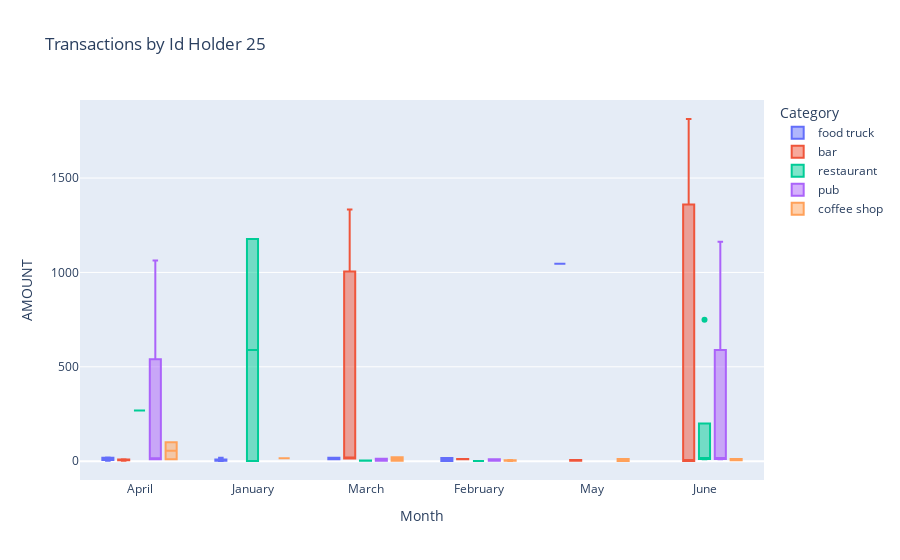

Notebook cell for this chart:
### Code cell
# creating the six box plots using plotly express
px.box(transaction_df, y='AMOUNT', hover_data=['Category','Card'],x='Month', color='Category', title='Transactions by Id Holder 25')

### Figure 1 — Plotly figure (JSON) as saved in the notebook; plotly's stock layout.template omitted (floating-point values rounded to 4 significant figures)
{"data": [{"alignmentgroup": "True", "customdata": [["food truck", "372414832802279"], ["food truck", "372414832802279"], ["food truck", "372414832802279"], ["food truck", "372414832802279"], ["food truck", "372414832802279"], ["food truck", "372414832802279"], ["food truck", "372414832802279"], ["food truck", "372414832802279"], ["food truck", "372414832802279"], ["food truck", "372414832802279"], ["food truck", "372414832802279"], ["food truck", "4319653513507"], ["food truck", "4319653513507"], ["food truck", "4319653513507"], ["food truck", "4319653513507"], ["food truck", "4319653513507"], ["food truck", "4319653513507"]], "hovertemplate": "Category=%{customdata[0]}<br>Month=%{x}<br>AMOUNT=%{y}<br>Card=%{customdata[1]}<extra></extra>", "legendgroup": "food truck", "marker": {"color": "#636efa"}, "name": "food truck", "notched": false, "offsetgroup": "food truck", "orientation": "v", "showlegend": true, "type": "box", "x": ["April", "January", "January", "March", "April", "March", "January", "April", "April", "January", "February", "January", "May", "January", "January", "April", "February"], "x0": " ", "xaxis": "x", "y": [7.08, 2.22, 10.74, 10.1, 17.15, 18.28, 17.84, 20.03, 15.66, 1.65, 1.18, 2.75, 1046, 1.46, 2.93, 2.62, 16.7], "y0": " ", "yaxis": "y"}, {"alignmentgroup": "True", "customdata": [["bar", "372414832802279"], ["bar", "372414832802279"], ["bar", "372414832802279"], ["bar", "372414832802279"], ["bar", "372414832802279"], ["bar", "372414832802279"], ["bar", "4319653513507"], ["bar", "4319653513507"], ["bar", "4319653513507"], ["bar", "4319653513507"], ["bar", "4319653513507"], ["bar", "4319653513507"], ["bar", "4319653513507"], ["bar", "4319653513507"]], "hovertemplate": "Category=%{customdata[0]}<br>Month=%{x}<br>AMOUNT=%{y}<br>Card=%{customdata[1]}<extra></extra>", "legendgroup": "bar", "marker": {"color": "#EF553B"}, "name": "bar", "notched": false, "offsetgroup": "bar", "orientation": "v", "showlegend": true, "type": "box", "x": ["April", "June", "April", "February", "February", "May", "April", "April", "March", "June", "March", "March", "May", "June"], "x0": " ", "xaxis": "x", "y": [7.39, 2.27, 2.79, 11.01, 10.75, 5.97, 6.01, 10.02, 16.58, 1813, 1334, 13.57, 2.27, 1.03], "y0": " ", "yaxis": "y"}, {"alignmentgroup": "True", "customdata": [["restaurant", "372414832802279"], ["restaurant", "372414832802279"], ["restaurant", "372414832802279"], ["restaurant", "372414832802279"], ["restaurant", "372414832802279"], ["restaurant", "372414832802279"], ["restaurant", "372414832802279"], ["restaurant", "4319653513507"], ["restaurant", "4319653513507"], ["restaurant", "4319653513507"], ["restaurant", "4319653513507"], ["restaurant", "4319653513507"], ["restaurant", "4319653513507"]], "hovertemplate": "Category=%{customdata[0]}<br>Month=%{x}<br>AMOUNT=%{y}<br>Card=%{customdata[1]}<extra></extra>", "legendgroup": "restaurant", "marker": {"color": "#00cc96"}, "name": "restaurant", "notched": false, "offsetgroup": "restaurant", "orientation": "v", "showlegend": true, "type": "box", "x": ["February", "January", "June", "March", "March", "March", "June", "June", "April", "January", "June", "March", "June"], "x0": " ", "xaxis": "x", "y": [0.91, 1.39, 11.53, 3.08, 2.04, 4.2, 15.98, 749, 269, 1177, 10.15, 2.56, 16.61], "y0": " ", "yaxis": "y"}, {"alignmentgroup": "True", "customdata": [["pub", "372414832802279"], ["pub", "372414832802279"], ["pub", "372414832802279"], ["pub", "372414832802279"], ["pub", "4319653513507"], ["pub", "4319653513507"], ["pub", "4319653513507"], ["pub", "4319653513507"], ["pub", "4319653513507"], ["pub", "4319653513507"], ["pub", "4319653513507"], ["pub", "4319653513507"]], "hovertemplate": "Category=%{customdata[0]}<br>Month=%{x}<br>AMOUNT=%{y}<br>Card=%{customdata[1]}<extra></extra>", "legendgroup": "pub", "marker": {"color": "#ab63fa"}, "name": "pub", "notched": false, "offsetgroup": "pub", "orientation": "v", "showlegend": true, "type": "box", "x": ["February", "June", "March", "April", "February", "April", "March", "April", "April", "June", "June", "June"], "x0": " ", "xaxis": "x", "y": [10.81, 11.01, 1.65, 16.5, 2.63, 10.06, 12.42, 10.24, 1063, 10.69, 1162, 16.29], "y0": " ", "yaxis": "y"}, {"alignmentgroup": "True", "customdata": [["coffee shop", "372414832802279"], ["coffee shop", "372414832802279"], ["coffee shop", "372414832802279"], ["coffee shop", "372414832802279"], ["coffee shop", "372414832802279"], ["coffee shop", "372414832802279"], ["coffee shop", "4319653513507"], ["coffee shop", "4319653513507"], ["coffee shop", "4319653513507"], ["coffee shop", "4319653513507"], ["coffee shop", "4319653513507"], ["coffee shop", "4319653513507"]], "hovertemplate": "Category=%{customdata[0]}<br>Month=%{x}<br>AMOUNT=%{y}<br>Card=%{customdata[1]}<extra></extra>", "legendgroup": "coffee shop", "marker": {"color": "#FFA15A"}, "name": "coffee shop", "notched": false, "offsetgroup": "coffee shop", "orientation": "v", "showlegend": true, "type": "box", "x": ["April", "June", "June", "May", "February", "March", "February", "March", "April", "January", "May", "February"], "x0": " ", "xaxis": "x", "y": [10.15, 11.88, 5.24, 1.1, 5.97, 21.04, 3.69, 2.88, 100, 15.86, 12.15, 1.26], "y0": " ", "yaxis": "y"}], "layout": {"boxmode": "group", "legend": {"title": {"text": "Category"}, "tracegroupgap": 0}, "title": {"text": "Transactions by Id Holder 25"}, "xaxis": {"anchor": "y", "domain": [0, 1], "title": {"text": "Month"}}, "yaxis": {"anchor": "x", "domain": [0, 1], "title": {"text": "AMOUNT"}}}}
